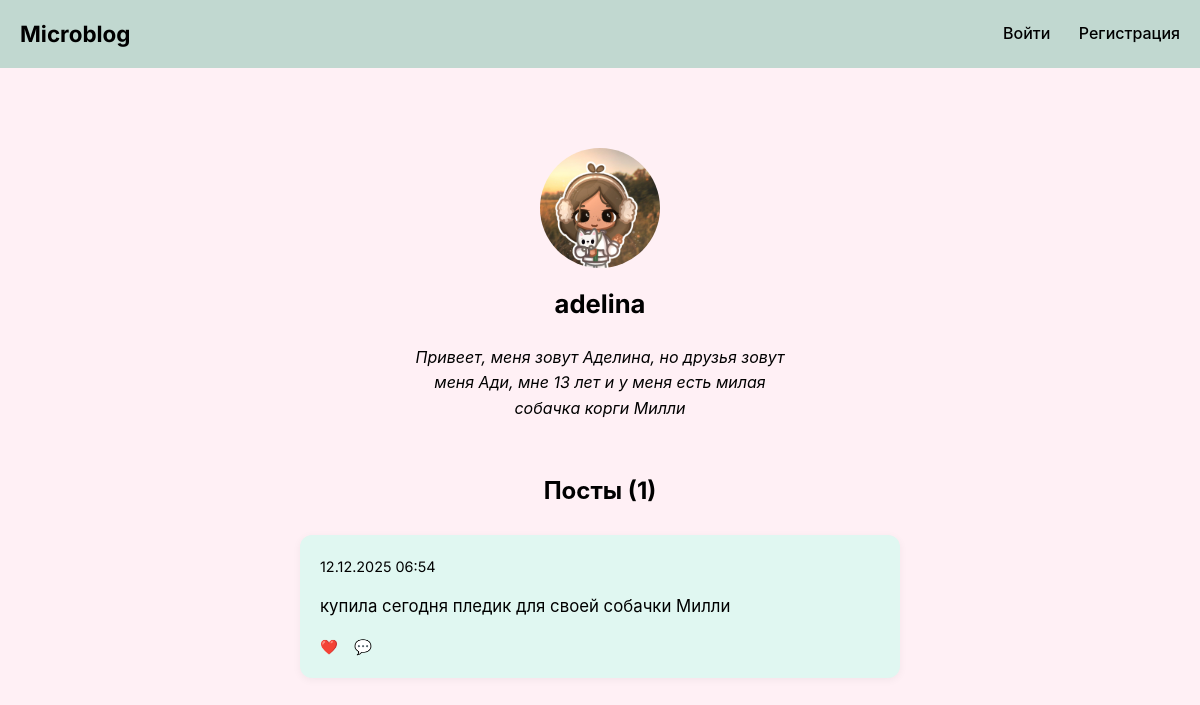
Before: /profile/3/ with the older database file.
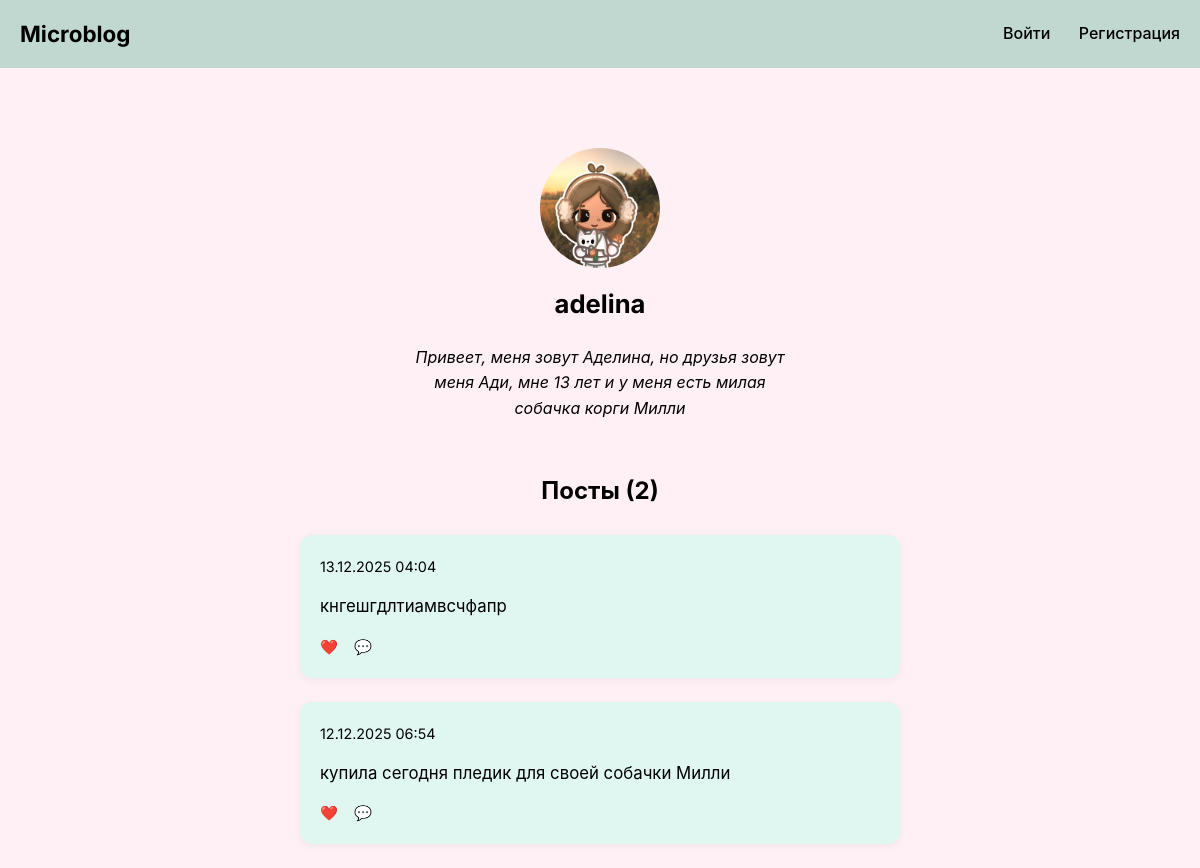
After: the same page with the newer database file.
### blog/models.py (models this page shows, shortened)
class Profile(models.Model):
    user = models.OneToOneField(User, on_delete=models.CASCADE, related_name='profile')
    avatar = models.ImageField(upload_to='avatars/', blank=True, null=True)
    bio = models.TextField(max_length=500, blank=True)

class Post(models.Model):
    author = models.ForeignKey(User, on_delete=models.CASCADE, related_name='posts')
    title = models.CharField(max_length=200, blank=True)
    content = models.TextField()
    created_at = models.DateTimeField(auto_now_add=True)
    updated_at = models.DateTimeField(auto_now=True)

### blog/views.py (the view)
# urls.py: path('profile/<int:user_id>/', views.profile_view, name='profile_view'),
def profile_view(request, user_id):
    user = get_object_or_404(User, id=user_id)
    posts = Post.objects.filter(author=user).order_by('-created_at')
    print(f"Найдено постов для {user.username}: {posts.count()}")
    paginator = Paginator(posts, 10)
    page_number = request.GET.get('page')
    page_obj = paginator.get_page(page_number)
    return render(request, 'blog/profile_view.html', {
        'profile_user': user,
        'page_obj': page_obj,
    })

### templates/blog/profile_view.html (shortened to what this page needs)
{% extends 'base.html' %}
{% block content %}
<div class="profile-header">
  <div class="avatar-wrapper">
    {% if profile_user.profile.avatar %}
      <img src="{{ profile_user.profile.avatar.url }}" alt="Аватар">
    {% else %}
      ?
    {% endif %}
  </div>
  <h1 class="profile-username">{{ profile_user.username }}</h1>
  <p class="profile-bio">
    {{ profile_user.profile.bio|default:"Пользователь пока ничего не написал о себе." }}
  </p>
</div>
<h2>Посты ({{ page_obj.paginator.count }})</h2>
{% for post in page_obj %}
  <article class="post-card">
    <div class="post-header">
      <time>{{ post.created_at|date:"d.m.Y H:i" }}</time>
    </div>
    <div class="post-content">{{ post.content|truncatewords:40 }}</div>
    <div class="post-stats">
      <span>❤️ {{ post.likes_count }}</span>
      <span>💬 {{ post.comments_count }}</span>
    </div>
  </article>
{% empty %}
  <p>Пользователь ещё ничего не написал.</p>
{% endfor %}
{% endblock %}

### templates/base.html (shortened to what this page needs)
{% load static %}
<!DOCTYPE html>
<html lang="ru">
<head>
    <link rel="stylesheet" href="{% static 'css/style.css' %}">
</head>
<body>
    <nav class="nav">
        <div class="nav-inner">
            <a href="{% url 'home' %}" class="nav-logo">Microblog</a>
            <div class="nav-links">
                {% if user.is_authenticated %}
                    <a href="{% url 'profile_view' user.id %}">Профиль</a>
                    <a href="{% url 'post_create' %}">Написать</a>
                    <a href="{% url 'logout' %}">Выйти</a>
                {% else %}
                    <a href="{% url 'login' %}">Войти</a>
                    <a href="{% url 'register' %}">Регистрация</a>
                {% endif %}
            </div>
        </div>
    </nav>
    <div class="container">
        <main>
            {% block content %}{% endblock %}
        </main>
    </div>
</body>
</html>

### static/css/style.css (style rules this page uses)
* { box-sizing: border-box; margin: 0; padding: 0; }
body { font-family: 'Inter', -apple-system, BlinkMacSystemFont, 'Segoe UI', sans-serif; background-color: #fff0f5; color: var(--text-primary); line-height: 1.6; }
.container { max-width: 1440px; margin: 0 auto; padding: 0 20px; display: flex; flex-direction: column; justify-content: center; }
.nav { background-color: #c1d8d0; padding: 16px 0; border-bottom: 1px solid var(--border-light); position: sticky; top: 0; z-index: 100; box-shadow: var(--shadow); }
.nav-inner { display: flex; justify-content: space-between; align-items: center; max-width: 1440px; margin: 0 auto; padding: 0 20px; }
.nav-logo { font-weight: 700; font-size: 1.4rem; color: var(--text-primary); text-decoration: none; }
.nav-links a { text-decoration: none; color: var(--text-secondary); margin-left: 24px; font-weight: 500; transition: color 0.2s; }
.post-card { background: #d1e4e9; border-radius: 14px; padding: 20px; margin-bottom: 24px; transition: transform 0.2s; max-width: 800px; }
.post-header { display: flex; justify-content: space-between; margin-bottom: 12px; font-size: 0.9rem; color: var(--text-secondary); }
.post-content { margin: 14px 0; font-size: 1.05rem; line-height: 1.7; white-space: pre-line; }
.post-stats { font-size: 0.9rem; color: var(--text-secondary); display: flex; gap: 16px; }
.profile-header { text-align: center; margin-bottom: 30px; }
.avatar-wrapper { width: 120px; height: 120px; margin: 40px auto 16px; border-radius: 50%; overflow: hidden; background: var(--mint); display: flex; align-items: center; justify-content: center; font-size: 48px; color: #a0c4b9; }
.avatar-wrapper img { width: 100%; height: 100%; object-fit: cover; }
.profile-username { font-size: 1.6rem; font-weight: 700; margin-bottom: 8px; }
.profile-bio { font-style: italic; color: var(--text-secondary); padding: 0 10px; max-width: 400px; margin: 20px auto; }
.post-card { background-color: #e0f7f1; border-radius: 12px; padding: 20px; width: 600px; box-shadow: 0 2px 8px rgba(0,0,0,0.05); transition: transform 0.2s ease; }
main { margin-top: 40px; display: flex; justify-content: center; flex-direction:column; }
h2 { margin-bottom: 25px; }
main { display:flex; flex-direction: column; justify-content: center; }
main { display:flex; flex-direction:column; align-items: center; justify-content:center; }

Changed rows visible on the page:
added Post: created_at "13.12.2025 04:04", content "кнгешгдлтиамвсчфапр"
Other visible differences:
{{ page_obj.paginator.count }}: "1" → "2"
